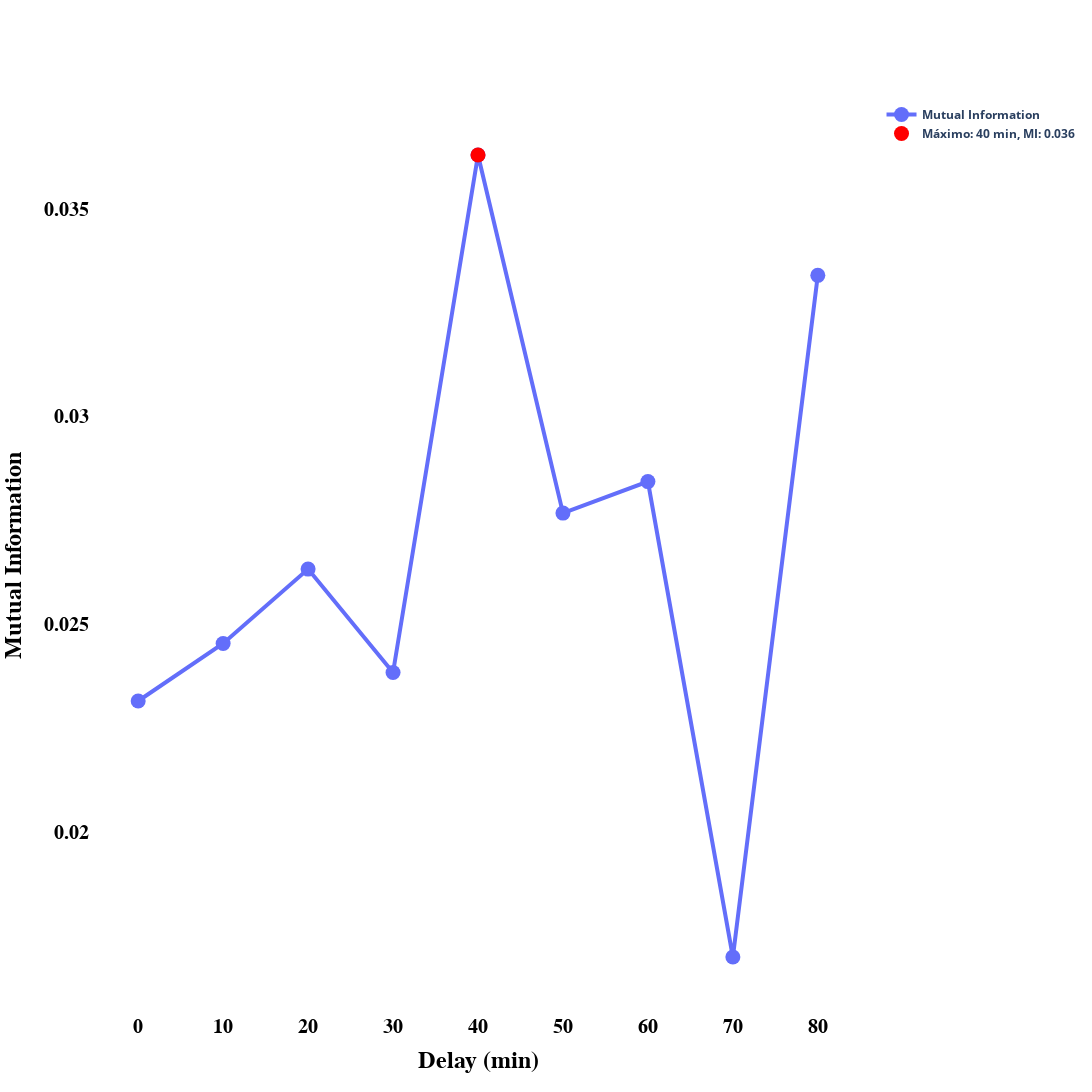

The notebook cell saved with this chart:
### Code cell
MIN_DELAY_MINUTES = 0  
MAX_DELAY_MINUTES = 80  
STEP = 10          

delays_minutes = np.arange(MIN_DELAY_MINUTES, MAX_DELAY_MINUTES + STEP, STEP)
delays_steps = delays_minutes // 10  

mi_values = []
for d in delays_steps:
    snd_shifted = merged['snd'].shift(d)
    df_temp = pd.DataFrame({
        'nivel': merged['nivel'],
        'snd_shifted': snd_shifted
    }).dropna()
    
    if len(df_temp) > 0:
        X = df_temp['nivel'].values.reshape(-1, 1)
        y_vals = df_temp['snd_shifted'].values
        mi = mutual_info_regression(X, y_vals, random_state=0)[0]
    else:
        mi = np.nan
    mi_values.append(mi)

mi_values = np.array(mi_values)

# Encontrar el mejor índice y valor de MI
best_idx = np.nanargmax(mi_values)
best_delay_minutes = delays_minutes[best_idx]
best_mi = mi_values[best_idx]

# Crear la figura
fig = go.Figure()

# Agregar la línea con puntos
fig.add_trace(go.Scatter(
    x=delays_minutes,
    y=mi_values,
    mode='lines+markers',
    marker=dict(size=15),  # Tamaño de los marcadores
    name='<b>Mutual Information</b>',
    line=dict(width=4)  # Engrosar la línea
))

# Agregar el punto máximo en rojo
fig.add_trace(go.Scatter(
    x=[best_delay_minutes],
    y=[best_mi],
    mode='markers',
    marker=dict(color='red', size=15),  # Hacerlo más visible
    name=f'<b>Máximo: {best_delay_minutes} min, MI: {best_mi:.3f}</b>'
))

# Ajustar el diseño con tamaños más grandes y negrita
fig.update_layout(
    title=dict(
        font=dict(size=24, family="Arial", color="black")
    ),
    xaxis=dict(
        title=dict(
            text="<b>Delay (min)</b>", 
            font=dict(size=24, family="Arial", color="black", weight="bold")
        ),
        tickfont=dict(size=20, family="Arial", color="black", weight="bold")
    ),
    yaxis=dict(
        title=dict(
            text="<b>Mutual Information</b>", 
            font=dict(size=24, family="Arial", color="black", weight="bold")
        ),
        tickfont=dict(size=20, family="Arial", color="black", weight="bold")
    ),
    plot_bgcolor='white',
    paper_bgcolor='white',
    width=1200,  # Ancho de la imagen
    height=1200  # Alto de la imagen
)

# Mostrar la figura
fig.show()

### Figure 1 — Plotly figure (JSON) as saved in the notebook; plotly's stock layout.template omitted (floating-point values rounded to 4 significant figures)
{"data": [{"line": {"width": 4}, "marker": {"size": 15}, "mode": "lines+markers", "name": "<b>Mutual Information</b>", "type": "scatter", "x": [0, 10, 20, 30, 40, 50, 60, 70, 80], "y": [0.02315, 0.02453, 0.02632, 0.02383, 0.03629, 0.02767, 0.02843, 0.01698, 0.03339]}, {"marker": {"color": "red", "size": 15}, "mode": "markers", "name": "<b>Máximo: 40 min, MI: 0.036</b>", "type": "scatter", "x": [40], "y": [0.03629]}], "layout": {"height": 1200, "paper_bgcolor": "white", "plot_bgcolor": "white", "title": {"font": {"color": "black", "family": "Arial", "size": 24}}, "width": 1200, "xaxis": {"autorange": true, "range": [-5.562, 85.56], "tickfont": {"color": "black", "family": "Arial", "size": 20, "weight": "bold"}, "title": {"font": {"color": "black", "family": "Arial", "size": 24, "weight": "bold"}, "text": "<b>Delay (min)</b>"}, "type": "linear"}, "yaxis": {"autorange": true, "range": [0.01569, 0.03759], "tickfont": {"color": "black", "family": "Arial", "size": 20, "weight": "bold"}, "title": {"font": {"color": "black", "family": "Arial", "size": 24, "weight": "bold"}, "text": "<b>Mutual Information</b>"}, "type": "linear"}}}
